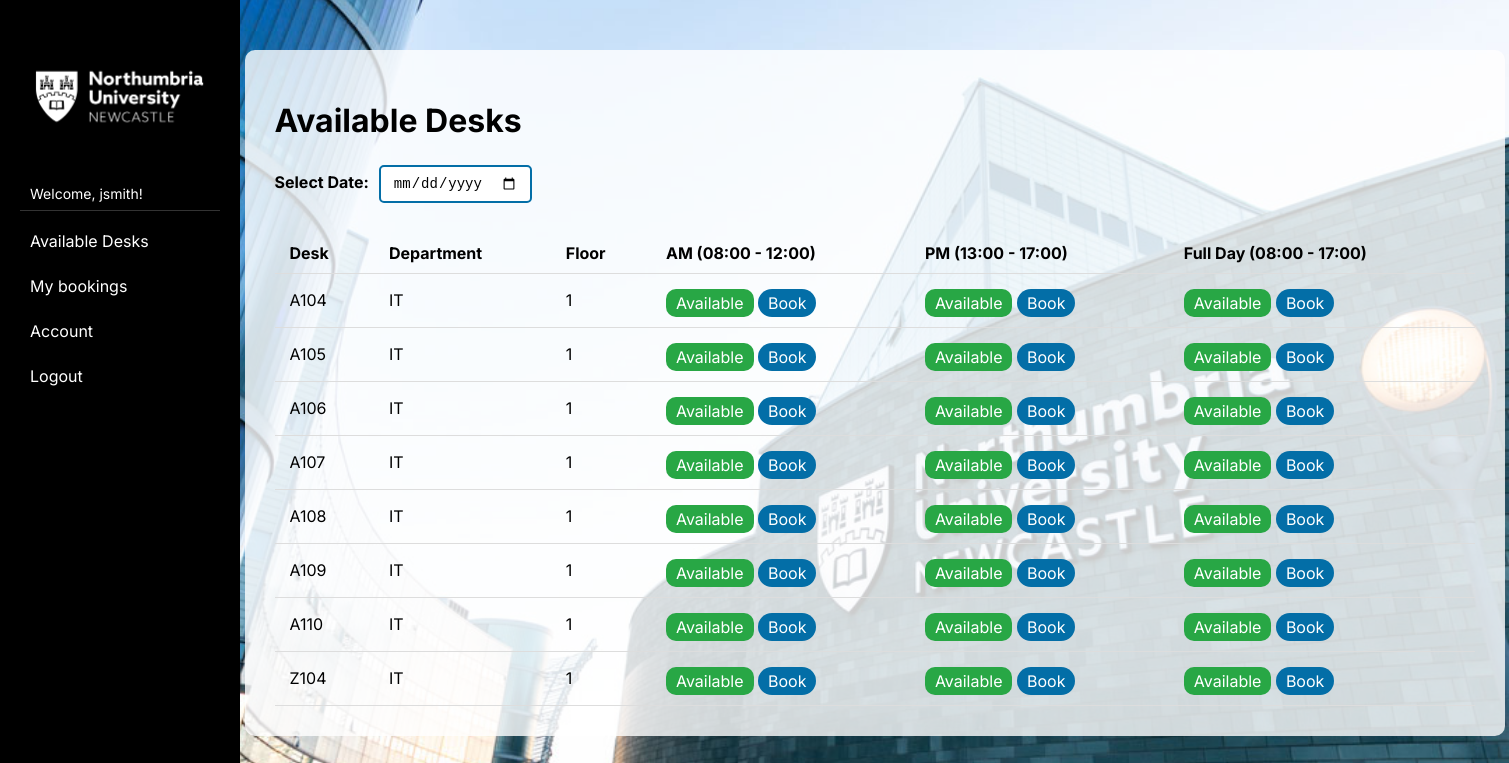
Page /desks?date= (signed in) on the committed database.
### tables this page shows
CREATE TABLE desks (
            id INTEGER PRIMARY KEY AUTOINCREMENT,
            desk_number TEXT NOT NULL UNIQUE,
            department TEXT NOT NULL, 
            status TEXT NOT NULL DEFAULT 'Available',
            floor INTEGER NOT NULL      
        );

### app.py (the view)
@app.route("/desks")
def desk_booking():
    if 'user_id' not in session:
        return redirect(url_for('login'))
    db = get_db()
    department = session ['department']
    selected_date = request.args.get('date', date.today().isoformat())
    desks = db.execute('SELECT * FROM desks WHERE department =?', (department,)).fetchall()
    booked_slots = db.execute('SELECT * FROM bookings WHERE date =? AND status =?',
                              (selected_date, 'confirmed')).fetchall()
    booked = set()
    for bookings in booked_slots:
        booked.add((bookings['desk_id'], bookings['time_slot']))
    extra = set()
    for desk_id, slot in booked:
        if slot == 'Fullday':
            extra.add((desk_id, 'Morning'))
            extra.add((desk_id, 'Afternoon'))
    for desk in desks:
        if (desk["id"], 'Morning') in booked and (desk["id"], 'Afternoon') in booked:
            extra.add((desk["id"], 'Fullday'))
    booked.update(extra)
    return render_template("desks.html", desks=desks, department=department, date=selected_date, booked=booked)

### app.py (called while the page is built)
def get_db():
    if '_database' not in g:
        g._database = sqlite3.connect(DATABASE)
        g._database.row_factory = sqlite3.Row
    return g._database

@app.teardown_appcontext
def close_connection(exception):
    db = g.pop('_database', None)
    if db:
        db.close()

def get_user():
    if 'user_id' in session:
        return {
            'name': session['username'],
            'is_admin': session.get('role') =='admin'
        }
    return None

@app.context_processor
def inject_user():
    return dict(user=get_user())

### templates/desks.html (shortened to what this page needs)
{% extends "base.html" %}
{% block content %}
    <div class="card">
    <h1>Available Desks</h1>
    <div style="display: flex; align-items: baseline; gap: 10px; margin-bottom: 15px;">
        <label for="date-picker" style="font-weight: bold; font-size: 16px;">Select Date:</label>
        <input type="date" id="date-picker" value="{{ date }}">
    </div>
    <table>
    <thead>
        <tr>
            <th>Desk</th>
            <th>Department</th>
            <th>Floor</th>
            <th>AM (08:00 - 12:00)</th>
            <th>PM (13:00 - 17:00)</th>
            <th>Full Day (08:00 - 17:00)</th>
        </tr>
    </thead>
    <tbody>
        {% for desk in desks %}
        <tr>
            <td>{{ desk["desk_number"] }}</td>
            <td>{{ desk["department"] }}</td>
            <td>{{ desk["floor"] }}</td>
            <td>
                {% if (desk["id"], 'Morning') in booked %}
                    <span class="badge-booked">Booked</span>
                {% else %}
                    <span class="badge-available">Available</span>
                    <a href="/book/{{ desk["id"] }}?date={{ date }}&time_slot=Morning" class="book-btn">Book</a>
                {% endif %}
            </td>
                        <td>
                {% if (desk["id"], 'Afternoon') in booked %}
                    <span class="badge-booked">Booked</span>
                {% else %}
                    <span class="badge-available">Available</span>
                    <a href="/book/{{ desk["id"] }}?date={{ date }}&time_slot=Afternoon" class="book-btn">Book</a>
                {% endif %}
            </td>
                        <td>
                {% if (desk["id"], 'Fullday') in booked %}
                    <span class="badge-booked">Booked</span>
                {% else %}
                    <span class="badge-available">Available</span>
                    <a href="/book/{{ desk["id"] }}?date={{ date }}&time_slot=Fullday" class="book-btn">Book</a>
                {% endif %}
            </td>
        </tr>
        {% endfor %}
    </tbody>
</table>
    </div>
{% endblock %}

### static/style.css (style rules this page uses)
body { background-image: url(/static/Northumbria.jpg); background-size: cover; background-position: center; min-height: 100vh; margin: 0; }
h1 { color: black; }
a { color: black; }
.card { background-color: rgba(255, 255, 255, 0.8); padding: 30px; width: 1200px; margin: 50px auto; border-radius: 10px; }
.card a { background-color:#036ea7; padding: 10px; text-decoration: none; display: block; color: white; margin-top: 10px; border-radius: 10px; }
label { display: block; margin-top: 10px; }
th, td { padding: 10px 15px; text-align: left; }
.badge-available { background-color: #28a745; color: white; padding: 4px 10px; border-radius: 10px; }
.badge-available, .badge-booked { display: inline-block; }
body { font-family: 'Inter', sans-serif; }
.book-btn { padding: 5px 10px; border-radius: 20px; display: inline-block; width: auto; }
.card a.book-btn { display: inline-block; width: auto; padding: 4px 10px; margin-top: 5px; border-radius: 20px; }
table { border-collapse: collapse; width: 100%; }
td, th { border-bottom: 1px solid #ddd; }
input[type="date"] { padding: 8px 12px; border: 1px solid #ddd; border-radius: 5px; font-size: 14px; color: black; margin-bottom: 15px; }
input[type="date"] { padding: 8px 12px; border: 2px solid #036ea7; border-radius: 5px; font-size: 14px; color: black; background-color: white; cursor: pointer; }

### rows in the picture
desks: desk_number "A104", department "IT", floor "1"
desks: desk_number "A105", department "IT", floor "1"
desks: desk_number "A106", department "IT", floor "1"
desks: desk_number "A107", department "IT", floor "1"
desks: desk_number "A108", department "IT", floor "1"
desks: desk_number "A109", department "IT", floor "1"
desks: desk_number "A110", department "IT", floor "1"
desks: desk_number "Z104", department "IT", floor "1"

### other values in the picture
{{ user.name }} "jsmith"
